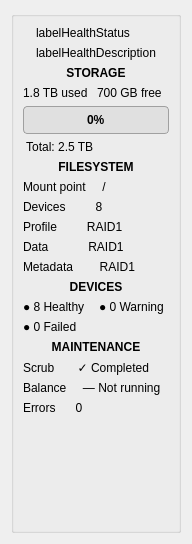
                   <widget class="QWidget" name="scrollAreaWidgetContents_2">
                    <property name="geometry">
                     <rect>
                      <x>0</x>
                      <y>0</y>
                      <width>192</width>
                      <height>544</height>
                     </rect>
                    </property>
                    <layout class="QGridLayout" name="gridLayout_8">
                     <item row="0" column="0">
                      <widget class="QGroupBox" name="groupBox_header">
                       <property name="sizePolicy">
                        <sizepolicy hsizetype="Preferred" vsizetype="Minimum">
                         <horstretch>0</horstretch>
                         <verstretch>0</verstretch>
                        </sizepolicy>
                       </property>
                       <property name="title">
                        <string/>
                       </property>
                       <layout class="QGridLayout" name="gridLayout_7">
                        <item row="0" column="0">
                         <layout class="QVBoxLayout" name="verticalLayout_2">
                          <item>
                           <layout class="QHBoxLayout" name="horizontalLayout_3">
                            <item alignment="Qt::AlignmentFlag::AlignTop">
                             <widget class="QLabel" name="labelHealthIcon">
                              <property name="text">
                               <string/>
                              </property>
                              <property name="scaledContents">
                               <bool>true</bool>
                              </property>
                             </widget>
                            </item>
                            <item>
                             <layout class="QVBoxLayout" name="verticalLayout">
                              <item>
                               <widget class="QLabel" name="labelHealthStatus">
                                <property name="sizePolicy">
                                 <sizepolicy hsizetype="Expanding" vsizetype="Preferred">
                                  <horstretch>0</horstretch>
                                  <verstretch>0</verstretch>
                                 </sizepolicy>
                                </property>
                                <property name="text">
                                 <string>labelHealthStatus</string>
                                </property>
                                <property name="wordWrap">
                                 <bool>true</bool>
                                </property>
                               </widget>
                              </item>
                              <item>
                               <widget class="QLabel" name="labelHealthDescription">
                                <property name="sizePolicy">
                                 <sizepolicy hsizetype="Expanding" vsizetype="Preferred">
                                  <horstretch>0</horstretch>
                                  <verstretch>0</verstretch>
                                 </sizepolicy>
                                </property>
                                <property name="text">
                                 <string>labelHealthDescription</string>
                                </property>
                                <property name="wordWrap">
                                 <bool>true</bool>
                                </property>
                               </widget>
                              </item>
                             </layout>
                            </item>
                           </layout>
                          </item>
                          <item>
                           <widget class="QLabel" name="label">
                            <property name="font">
                             <font>
                              <bold>true</bold>
                             </font>
                            </property>
                            <property name="styleSheet">
                             <string notr="true"/>
                            </property>
                            <property name="text">
                             <string>STORAGE</string>
                            </property>
                            <property name="alignment">
                             <set>Qt::AlignmentFlag::AlignCenter</set>
                            </property>
                           </widget>
                          </item>
                          <item>
                           <layout class="QHBoxLayout" name="horizontalLayout_5">
                            <item>
                             <widget class="QLabel" name="lbl_Btrfsused">
                              <property name="text">
                               <string>1.8 TB used</string>
                              </property>
                             </widget>
                            </item>
                            <item>
                             <widget class="QLabel" name="lbl_Btrfsfree">
                              <property name="text">
                               <string>700 GB free  </string>
                              </property>
                              <property name="alignment">
                               <set>Qt::AlignmentFlag::AlignLeading|Qt::AlignmentFlag::AlignLeft|Qt::AlignmentFlag::AlignVCenter</set>
                              </property>
                             </widget>
                            </item>
                           </layout>
                          </item>
                          <item>
                           <widget class="QProgressBar" name="progressBar_btrfsdata">
                            <property name="toolTip">
                             <string>&lt;html&gt;&lt;head/&gt;&lt;body&gt;&lt;p&gt;Utilization percentage of file data chunks in the allocated space.&lt;/p&gt;&lt;/body&gt;&lt;/html&gt;</string>
                            </property>
                            <property name="styleSheet">
                             <string notr="true">/* Resetta lo stile nativo di KDE Breeze */
QProgressBar {
    border: 1px solid #A0A0A0;
    border-radius: 4px;
    background-color: #E0E0E0 !important; /* Forzatura dello sfondo */
    text-align: center;
    font-weight: bold;
    color: #000000;
    height: 26px;
}

/* Gestione del riempimento azzurro */
QProgressBar::chunk {
    background-color: #63B8FF !important;
    border-radius: 3px;
    /* Su KDE serve definire una larghezza minima del blocco per renderlo visibile */
    width: 4px;
}
</string>
                            </property>
                            <property name="value">
                             <number>0</number>
                            </property>
                           </widget>
                          </item>
                          <item>
                           <widget class="QLabel" name="label_btrfstotal">
                            <property name="text">
                             <string> Total: 2.5 TB </string>
                            </property>
                           </widget>
                          </item>
                          <item>
                           <widget class="QLabel" name="label_3">
                            <property name="font">
                             <font>
                              <bold>true</bold>
                             </font>
                            </property>
                            <property name="text">
                             <string>FILESYSTEM</string>
                            </property>
                            <property name="alignment">
                             <set>Qt::AlignmentFlag::AlignCenter</set>
                            </property>
                           </widget>
                          </item>
                          <item>
                           <widget class="QLabel" name="lbl_mountpoint">
                            <property name="text">
                             <string>Mount point     / </string>
                            </property>
                           </widget>
                          </item>
                          <item>
                           <widget class="QLabel" name="lbl_Device">
                            <property name="text">
                             <string>Devices         8 </string>
                            </property>
                           </widget>
                          </item>
                          <item>
                           <widget class="QLabel" name="lbl_Profile">
                            <property name="text">
                             <string>Profile         RAID1  </string>
                            </property>
                           </widget>
                          </item>
                          <item>
                           <widget class="QLabel" name="lbl_Data">
                            <property name="text">
                             <string>Data            RAID1 </string>
                            </property>
                           </widget>
                          </item>
                          <item>
                           <widget class="QLabel" name="lbl_Metadata">
                            <property name="text">
                             <string>Metadata        RAID1</string>
                            </property>
                           </widget>
                          </item>
                          <item>
                           <widget class="QLabel" name="label_4">
                            <property name="font">
                             <font>
                              <bold>true</bold>
                             </font>
                            </property>
                            <property name="text">
                             <string>DEVICES</string>
                            </property>
                            <property name="alignment">
                             <set>Qt::AlignmentFlag::AlignCenter</set>
                            </property>
                           </widget>
                          </item>
                          <item>
                           <layout class="QHBoxLayout" name="horizontalLayout_4">
                            <item>
                             <widget class="QLabel" name="lbl_Healthy">
                              <property name="text">
                               <string>● 8 Healthy</string>
                              </property>
                             </widget>
                            </item>
                            <item>
                             <widget class="QLabel" name="lbl_Warning">
                              <property name="text">
                               <string>● 0 Warning </string>
                              </property>
                              <property name="alignment">
                               <set>Qt::AlignmentFlag::AlignLeading|Qt::AlignmentFlag::AlignLeft|Qt::AlignmentFlag::AlignVCenter</set>
                              </property>
                             </widget>
                            </item>
                           </layout>
                          </item>
                          <item>
                           <widget class="QLabel" name="lbl_Failed">
                            <property name="text">
                             <string>● 0 Failed</string>
                            </property>
                           </widget>
                          </item>
                          <item>
                           <widget class="QLabel" name="label_5">
                            <property name="font">
                             <font>
                              <bold>true</bold>
                             </font>
                            </property>
                            <property name="text">
                             <string>MAINTENANCE</string>
                            </property>
                            <property name="alignment">
                             <set>Qt::AlignmentFlag::AlignCenter</set>
                            </property>
                           </widget>
                          </item>
                          <item>
                           <widget class="QLabel" name="lbl_Scrub">
                            <property name="text">
                             <string>Scrub       ✓ Completed    </string>
                            </property>
                           </widget>
                          </item>
                          <item>
                           <widget class="QLabel" name="lbl_Balance">
                            <property name="text">
                             <string>Balance     — Not running </string>
                            </property>
                           </widget>
                          </item>
                          <item>
                           <widget class="QLabel" name="lbl_Errors">
                            <property name="text">
                             <string>Errors      0 </string>
                            </property>
                           </widget>
                          </item>
                         </layout>
                        </item>
                        <item row="1" column="0">
                         <spacer name="verticalSpacer_2">
                          <property name="orientation">
                           <enum>Qt::Orientation::Vertical</enum>
                          </property>
                          <property name="sizeHint" stdset="0">
                           <size>
                            <width>20</width>
                            <height>40</height>
                           </size>
                          </property>
                         </spacer>
                        </item>
                       </layout>
                      </widget>
                     </item>
                    </layout>
                   </widget>
